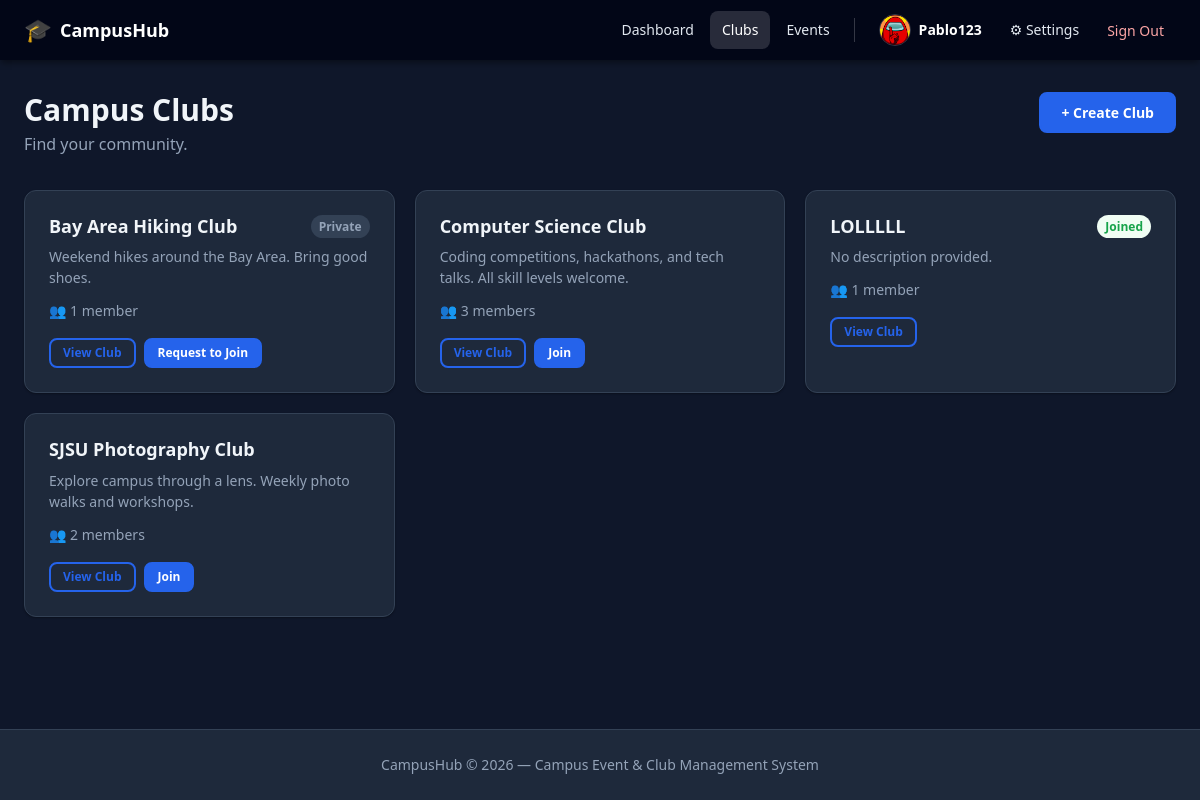
Page /clubs (signed in) on the earlier database version.
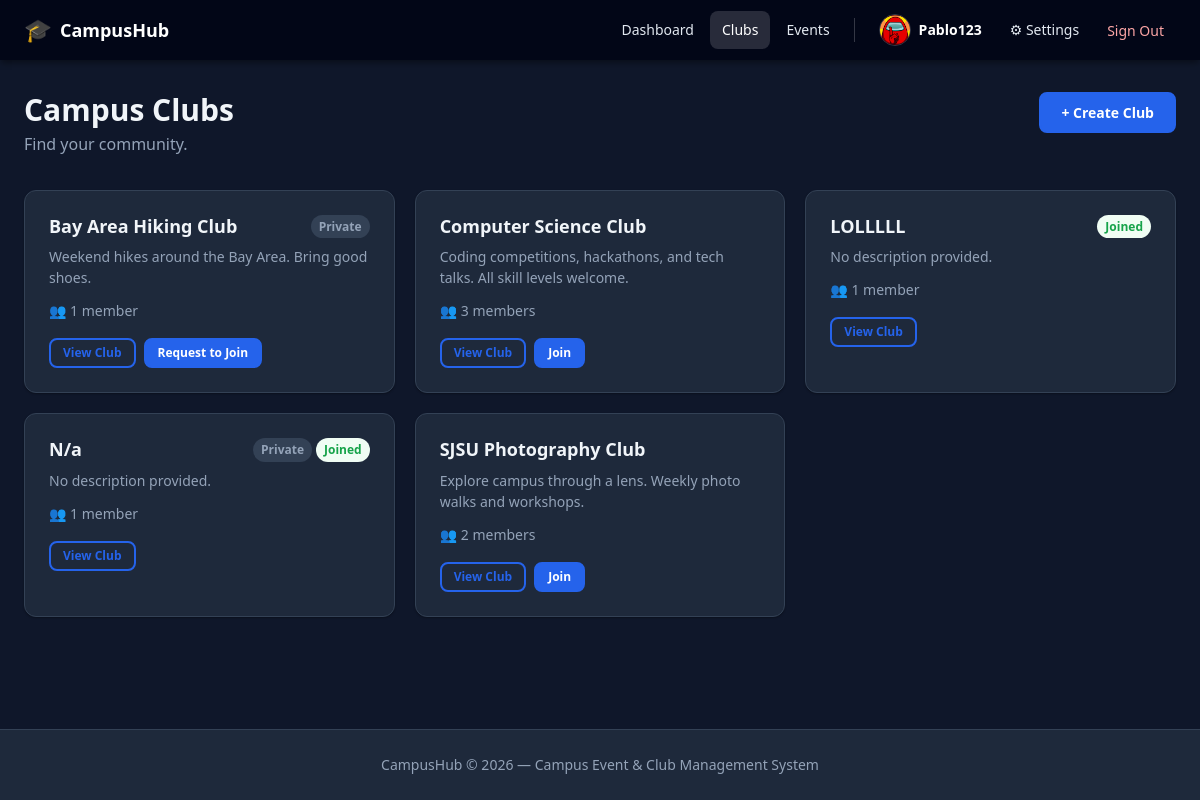
Same page on the later database version.
### app/models/club.py (models this page shows, shortened)
class Club(Base):
    __tablename__ = "clubs"
    id: Mapped[int] = mapped_column(Integer, primary_key=True, index=True)
    name: Mapped[str] = mapped_column(String(100), unique=True, nullable=False, index=True)
    description: Mapped[str | None] = mapped_column(String(1000), nullable=True)
    is_private: Mapped[bool] = mapped_column(Boolean, default=False, nullable=False)
    created_by: Mapped[int] = mapped_column(
        Integer, ForeignKey("users.id", ondelete="SET NULL"), nullable=True
    )
    created_at: Mapped[datetime] = mapped_column(DateTime, server_default=func.now(), nullable=False)
    updated_at: Mapped[datetime] = mapped_column(
        DateTime, server_default=func.now(), onupdate=func.now(), nullable=False
    )
    creator: Mapped["User"] = relationship(  # type: ignore[name-defined]
        "User", back_populates="created_clubs", foreign_keys=[created_by]
    )
    memberships: Mapped[list["ClubMembership"]] = relationship(
        "ClubMembership", back_populates="club", cascade="all, delete-orphan"
    )
    roles: Mapped[list["ClubRole"]] = relationship(
        "ClubRole", back_populates="club", cascade="all, delete-orphan"
    )
    events: Mapped[list["Event"]] = relationship(  # type: ignore[name-defined]
        "Event", back_populates="club"
    )

class ClubMembership(Base):
    __tablename__ = "club_memberships"
    __table_args__ = (
        UniqueConstraint("user_id", "club_id", name="uq_club_membership"),
    )
    id: Mapped[int] = mapped_column(Integer, primary_key=True, index=True)
    user_id: Mapped[int] = mapped_column(
        Integer, ForeignKey("users.id", ondelete="CASCADE"), nullable=False
    )
    club_id: Mapped[int] = mapped_column(
        Integer, ForeignKey("clubs.id", ondelete="CASCADE"), nullable=False
    )
    role_id: Mapped[int | None] = mapped_column(
        Integer, ForeignKey("club_roles.id", ondelete="SET NULL"), nullable=True
    )
    joined_at: Mapped[datetime] = mapped_column(DateTime, server_default=func.now(), nullable=False)
    is_approved: Mapped[bool] = mapped_column(Boolean, default=True, nullable=False)
    user: Mapped["User"] = relationship("User", back_populates="club_memberships")  # type: ignore[name-defined]
    club: Mapped["Club"] = relationship("Club", back_populates="memberships")
    role: Mapped["ClubRole | None"] = relationship("ClubRole", back_populates="memberships")

### app/routers/clubs.py (the view)
@router.get("", response_class=HTMLResponse)
async def club_list(
    request: Request,
    db: Session = Depends(get_db),
    current_user: User = Depends(get_current_user),
):
    clubs = club_service.list_clubs(db)
    user_club_ids = {m.club_id for m in current_user.club_memberships if m.is_approved}
    return templates.TemplateResponse(
        request,
        "clubs/list.html",
        {
            "clubs": clubs,
            "current_user": current_user,
            "user_club_ids": user_club_ids,
        },
    )

### app/templates/clubs/list.html (shortened to what this page needs)
{% extends "base.html" %}
{% block content %}
<div class="page-header">
    <div>
        <h1 class="page-title">Campus Clubs</h1>
        <p class="page-subtitle">Find your community.</p>
    </div>
    <a href="/clubs/create" class="btn btn-primary">+ Create Club</a>
</div>
{% if clubs %}
<div class="grid-cards">
    {% for club in clubs %}
    <div class="card">
        <div class="card-body">
            <div class="card-top">
                <h3 class="card-title">
                    <a href="/clubs/{{ club.id }}" class="link-unstyled">{{ club.name }}</a>
                </h3>
                <div class="badge-group">
                    {% if club.is_private %}<span class="badge badge-muted">Private</span>{% endif %}
                    {% if club.id in user_club_ids %}<span class="badge badge-success">Joined</span>{% endif %}
                </div>
            </div>
            {% if club.description %}
            <p class="card-desc">{{ club.description[:120] }}{% if club.description|length > 120 %}…{% endif %}</p>
            {% else %}
            <p class="card-desc muted">No description provided.</p>
            {% endif %}
            <p class="card-meta-text">👥 {{ club.member_count }} member{{ 's' if club.member_count != 1 else '' }}</p>
            <div class="card-actions">
                <a href="/clubs/{{ club.id }}" class="btn btn-outline btn-sm">View Club</a>
                {% if club.id not in user_club_ids %}
                <form action="/clubs/{{ club.id }}/join" method="post" style="display:inline">
                    <button type="submit" class="btn btn-primary btn-sm">
                        {{ 'Request to Join' if club.is_private else 'Join' }}
                    </button>
                </form>
                {% endif %}
            </div>
        </div>
    </div>
    {% endfor %}
</div>
{% endif %}
{% endblock %}

Differences in the rows shown:
added Club: name "N/a", is_private "Private", shows "Joined", shows "No description provided.", member_count "1"
